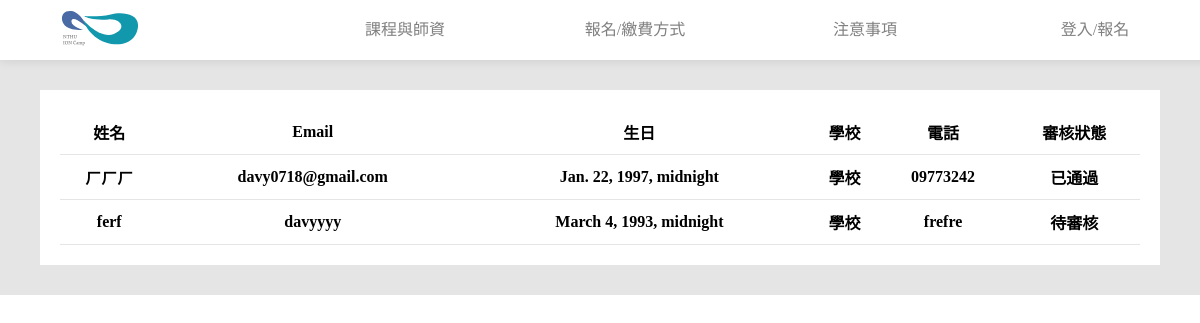
Page /management on the committed database.
### user/models.py (models this page shows)
class Profile (models.Model):
    user = models.OneToOneField(User, on_delete=models.CASCADE)
    name = models.CharField(max_length=255)
    sex = models.CharField(max_length=255)
    school = models.CharField(max_length=255)
    birthday = models.DateTimeField()
    taiwanId = models.CharField(max_length=255)
    vegetarian = models.BooleanField(default=False)
    contactPerson = models.CharField(max_length=255)
    guardian = models.CharField(max_length=255)
    address = models.CharField(max_length=255)
    phone = models.CharField(max_length=255)
    ojAccount = models.TextField()
    selfIntro = models.TextField()
    joinReason = models.TextField()
    state = models.CharField(max_length=255, default='WaitForCheck')

### management/views.py (the view)
# urls.py: url(r'^management$', management.index),
def index(request):
    application = Profile.objects.all()
    return render(request, 'management/index.html', locals())

### management/templates/management/index.html (shortened to what this page needs)
{% extends 'base.html' %}
{% load static %}
{% block content %}
  <div class="manage-bg">
    <div class="manage-main">
      <table class="data-table">
        <thead>
          <tr>
            <th>姓名</th>
            <th>Email</th>
            <th>生日</th>
            <th>學校</th>
            <th>電話</th>
            <th>審核狀態</th>
          </tr>
        </thead>
        <tbody style="box-sizing: border-box;">
          {% for data in application %}
            <tr id="{{data.id}}" class="data">
              <th>{{data.name}}</th>
              <th>{{data.user.email}}</th>
              <th>{{data.birthday}}</th>
              <th>學校</th>
              <th>{{data.phone}}</th>
              <th>
                {% if data.state == 'WaitForCheck' %}
                  待審核
                {% elif data.state == 'pass' %}
                  已通過
                {% elif data.state == 'reject' %}
                  已拒絕
                {% endif %}
              </th>
            </tr>
          {% endfor %}
        </tbody>
      </table>
    </div>
  </div>
{% endblock %}

### templates/base.html (style rules this page uses)
body { margin: 0px 0px; }

### management/templates/management/index.html (style rules this page uses)
.manage-bg { position: relative; top: 60px; width: 100%; background-color: rgba(1, 1, 1, .1); padding: 30px 0px; }
.manage-main { width: 90%; padding: 20px 20px; position: relative; margin-right: auto; margin-left: auto; background-color: #fff; }
.data-table { width: 100%; }
table { border-collapse: collapse; border-spacing: 0; }
th { padding: 10px 0; border-bottom: 1px solid rgba(1,1,1,.1); }

### rows in the picture
Profile: name "ㄏㄏㄏ", user.email "davy0718@gmail.com", birthday "Jan. 22, 1997, midnight", phone "09773242", state "已通過"
Profile: name "ferf", user.email "davyyyy", birthday "March 4, 1993, midnight", phone "frefre", state "待審核"
